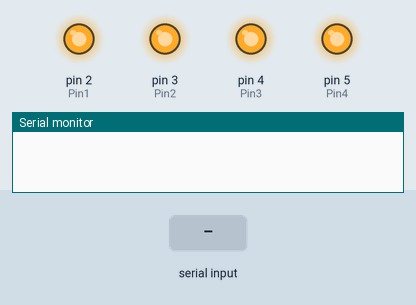
A sketch run on a simulated Arduino Uno, built with avr-gcc and run on an emulated ATmega328P. Parts: output pins drawn as LEDs (lit = HIGH), the last lines printed to the serial monitor. The test bench sets the inputs (shaded band).

Above: at 1.2 s.
1.3 s: "l" received over Serial
At 1.7 s:
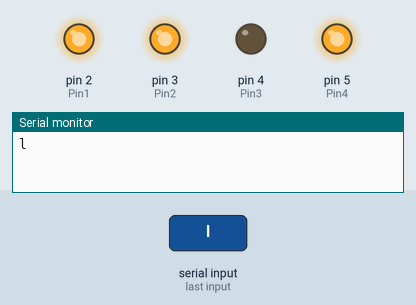
2.8 s: "r" received over Serial
4.3 s: "s" received over Serial
Timing chart, 0 to 7.3 s (numbered marks = the images above; inputs shaded):
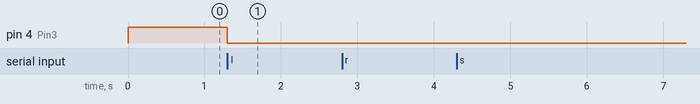

Measured:
- after the input at 1.3 s, pin 4 (Pin3): HIGH → LOW at once

The sketch:

arduinoScript.ino
```cpp
const int Pin1 = 2; // up
const int Pin2 = 3; // down
const int Pin3 = 4; // left
const int Pin4 = 5; // right
String message = "";; // Command message from Android

void setup() {
  pinMode(Pin1, OUTPUT);
  pinMode(Pin2, OUTPUT);
  digitalWrite(Pin1, HIGH);
  digitalWrite(Pin2, HIGH);
  pinMode(Pin3, OUTPUT);
  pinMode(Pin4, OUTPUT);
  digitalWrite(Pin3, HIGH);
  digitalWrite(Pin4, HIGH);
  Serial.begin(9600);
}

void loop() {
  if (Serial.available() > 0) {
    message += (char)Serial.read();
    Serial.println(message);
  }

  //turn left
  if (message == "l"){
    digitalWrite(Pin3, LOW);
    digitalWrite(Pin4, HIGH);
  }

  //turn right
  if (message == "r"){
    digitalWrite(Pin3, HIGH);
    digitalWrite(Pin4, LOW);
  }

  //stop turning
  if (message == "s"){
    digitalWrite(Pin3, HIGH);
    digitalWrite(Pin4, HIGH);
  }

  //go ahead
  if (message == "u"){
    digitalWrite(Pin1, LOW);
    digitalWrite(Pin2, HIGH);
  }

  //go back
  if (message == "d"){
    digitalWrite(Pin1, HIGH);
    digitalWrite(Pin2, LOW);
  }

  //stop driving
  if (message == "m"){
    digitalWrite(Pin1, HIGH);
    digitalWrite(Pin2, HIGH);
  }
}
```
